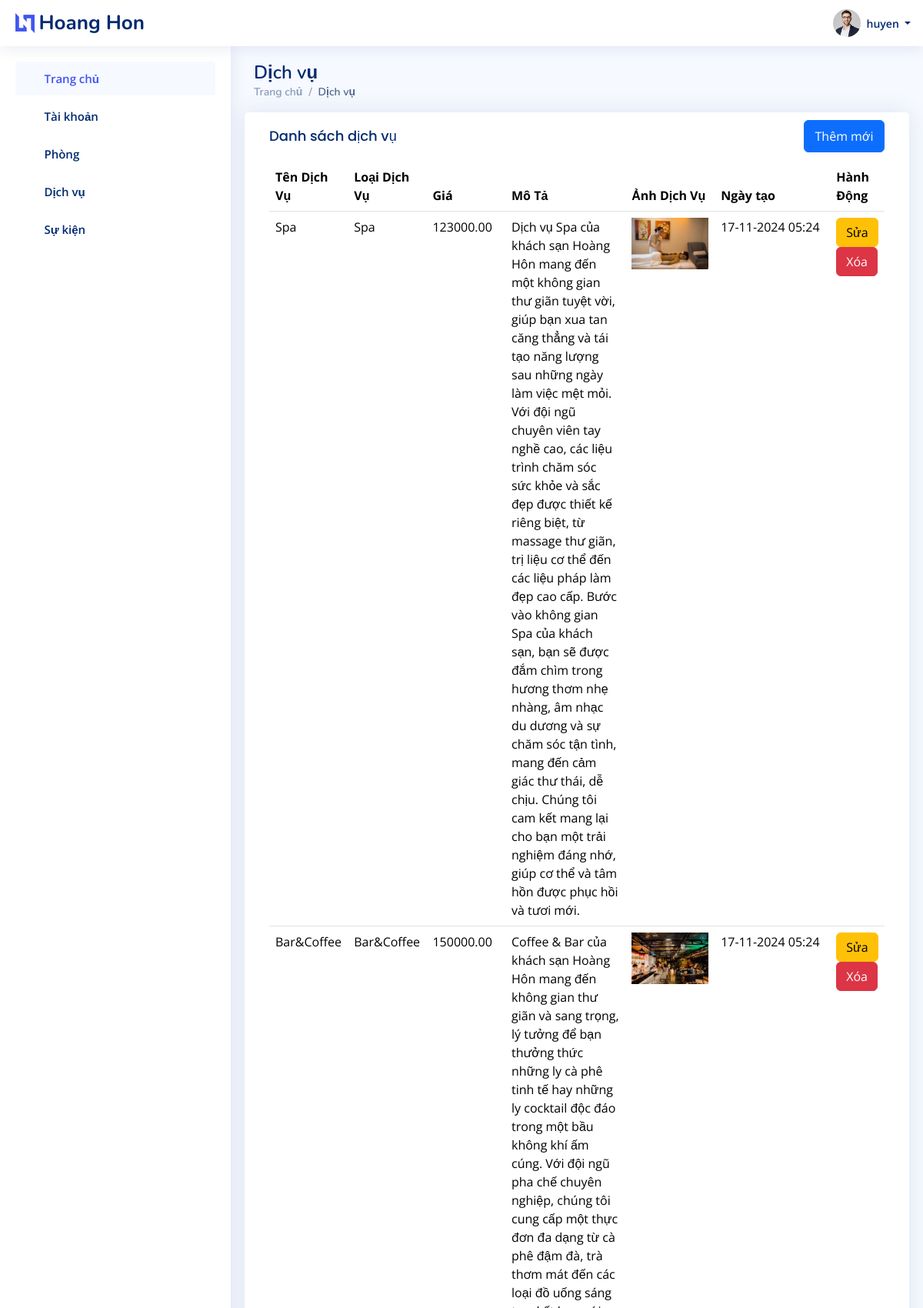
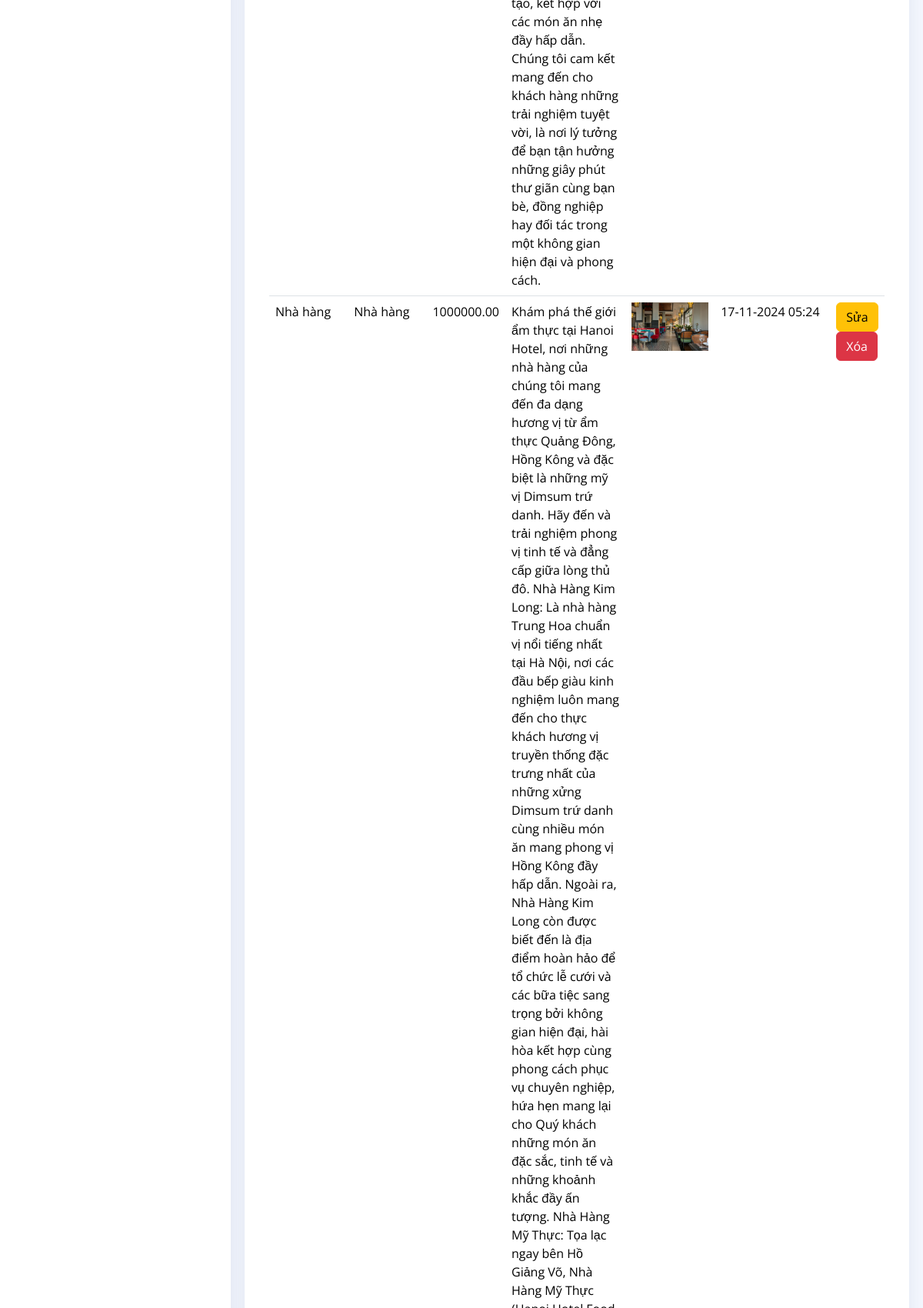
/admin_dashboard/services (signed in, upper part), run on the app's committed database (2 pictures, top to bottom).
### admin_custom/models.py (models this page shows, shortened)
class Service(models.Model):
    SERVICE_CATEGORY_CHOICES = [
        ('spa', 'Spa'),
        ('restaurant', 'Nhà hàng'),
        ('barcoffee', 'Bar&Coffee'),
        ('gym', 'Dịch vụ phòng tập'),
    ]
    name = models.CharField(max_length=100)
    author = models.ForeignKey(User, on_delete=models.CASCADE)
    category = models.CharField(
        max_length=50, choices=SERVICE_CATEGORY_CHOICES)
    price = models.DecimalField(max_digits=10, decimal_places=2)
    description = models.TextField()
    image = models.ImageField(
        upload_to=get_image_upload_path_service, null=True, blank=True)
    created_at = models.DateTimeField(auto_now_add=True)

### admin_custom/views.py (the view, shortened to what this page needs)
@login_required
@check_employee_permission([EmployeePermission.ADMIN, EmployeePermission.CONTENT_MANAGER, EmployeePermission.EDITOR])
def admin_service(request):
    services = Service.objects.all()
    context = {
        'permission_context': get_permission_context_by_permission(request.user.employee.permission),
        'user': request.user,
        'services': services
    }
    return render(request, 'admin/service.html', context)

### home/templates/admin/service.html (shortened to what this page needs)
{% load static %}
<!DOCTYPE html>
<html lang="en">
  <head>
    <link href="{% static 'assets/vendor/bootstrap/css/bootstrap.min.css' %}"
          rel="stylesheet" />
    <link href="{% static 'assets/vendor/bootstrap-icons/bootstrap-icons.css' %}"
          rel="stylesheet" />
    <link href="{% static 'assets/vendor/boxicons/css/boxicons.min.css' %}"
          rel="stylesheet" />
    <link href="{% static 'assets/vendor/quill/quill.snow.css' %}"
          rel="stylesheet" />
    <link href="{% static 'assets/vendor/quill/quill.bubble.css' %}"
          rel="stylesheet" />
    <link href="{% static 'assets/vendor/remixicon/remixicon.css' %}"
          rel="stylesheet" />
    <link href="{% static 'assets/vendor/simple-datatables/style.css' %}"
          rel="stylesheet" />
    <link href="{% static 'assets/css/style.css' %}" rel="stylesheet" />
  </head>
  <body>
    {% include 'includes/admin/header.html' with username=user %}
    {% include 'includes/admin/sidebar.html' with ctx=permission_context %}
    <main id="main" class="main">
      <div class="pagetitle">
        <h1>Dịch vụ</h1>
        <nav>
          <ol class="breadcrumb">
            <li class="breadcrumb-item">
              <a href="index.html">Trang chủ</a>
            </li>
            <li class="breadcrumb-item active">Dịch vụ</li>
          </ol>
        </nav>
      </div>
      <section class="section dashboard">
        <div class="row">
          <div class="card">
            <div class="card-body">
              <div class="d-flex justify-content-between">
                <h5 class="card-title">Danh sách dịch vụ</h5>
                <button type="button"
                        style="margin-top:10px;
                               width:105px;
                               height:42px"
                        class="btn btn-primary"
                        data-bs-toggle="modal"
                        data-bs-target="#createServiceModal">Thêm mới</button>
              </div>
              <table class="table">
                <thead>
                  <tr>
                    <th>Tên Dịch Vụ</th>
                    <th>Loại Dịch Vụ</th>
                    <th>Giá</th>
                    <th>Mô Tả</th>
                    <th>Ảnh Dịch Vụ</th>
                    <th class="created-column">Ngày tạo</th>
                    <th>Hành Động</th>
                  </tr>
                </thead>
                <tbody>
                  {% for service in services %}
                    <tr>
                      <td>{{ service.name }}</td>
                      <td>{{ service.category }}</td>
                      <td>{{ service.price }}</td>
                      <td>{{ service.description }}</td>
                      <td>
                        {% if service.image %}
                          <img src="{{ service.image.url }}" alt="Service Image" width="100">
                        {% else %}
                          <img src="{% static 'images/default_service.jpg' %}"
                               alt="Service Image"
                               width="100">
                        {% endif %}
                      </td>
                      <td>{{ service.created_at|date:"d-m-Y H:i" }}</td>
                      <td>
                        <button type="button"
                                class="btn btn-warning"
                                data-bs-toggle="modal"
                                data-bs-target="#editServiceModal{{ service.id }}">Sửa</button>
                        <form method="POST"
                              action="{% url 'delete_service' service.id %}"
                              style="display:inline">
                          <button type="submit" class="btn btn-danger">Xóa</button>
                        </form>
                      </td>
                    </tr>
                  {% endfor %}
                </tbody>
              </table>
            </div>
          </div>
        </div>
      </section>
    </main>
  </body>
</html>

### home/templates/includes/admin/header.html (shortened to what this page needs)
{% load static %}
<header id="header" class="header fixed-top d-flex align-items-center">
  <div class="d-flex align-items-center justify-content-between">
    <a href="/" class="logo d-flex align-items-center">
      <img src="{% static 'assets/img/logo.png' %}" alt="" />
      <span class="d-none d-lg-block">Hoang Hon</span>
    </a>
    <i class="bi bi-list toggle-sidebar-btn"></i>
  </div>
  <nav class="header-nav ms-auto">
    <ul class="d-flex align-items-center">
      <li class="nav-item dropdown pe-3">
        <a class="nav-link nav-profile d-flex align-items-center pe-0"
           href="#"
           data-bs-toggle="dropdown">
          <img src="{% static 'assets/img/profile-img.jpg' %}"
               alt="Profile"
               class="rounded-circle" />
          <span class="d-none d-md-block dropdown-toggle ps-2">
            {% if username %}
              {{ username }}
            {% else %}
              Admin
            {% endif %}
          </span>
        </a>
      </li>
    </ul>
  </nav>
</header>

### home/static/assets/css/style.css (style rules this page uses)
:root { scroll-behavior: smooth; }
body { font-family: "Open Sans", sans-serif; background: #f6f9ff; color: #444444; }
a { color: #4154f1; text-decoration: none; }
h1, h2, h3, h4, h5, h6 { font-family: "Nunito", sans-serif; }
#main { margin-top: 60px; padding: 20px 30px; transition: all 0.3s; }
.pagetitle { margin-bottom: 10px; }
.pagetitle h1 { font-size: 24px; margin-bottom: 0; font-weight: 600; color: #012970; }
.card { margin-bottom: 30px; border: none; border-radius: 5px; box-shadow: 0px 0 30px rgba(1, 41, 112, 0.1); }
.card-title { padding: 20px 0 15px 0; font-size: 18px; font-weight: 500; color: #012970; font-family: "Poppins", sans-serif; }
.card-body { padding: 0 20px 20px 20px; }
.breadcrumb { font-size: 14px; font-family: "Nunito", sans-serif; color: #899bbd; font-weight: 600; }
.breadcrumb a { color: #899bbd; transition: 0.3s; }
.breadcrumb .breadcrumb-item::before { color: #899bbd; }
.breadcrumb .active { color: #51678f; font-weight: 600; }
.logo { line-height: 1; }
@media (min-width: 1200px) { .logo { width: 280px; } }
.logo img { max-height: 26px; margin-right: 6px; }
.logo span { font-size: 26px; font-weight: 700; color: #012970; font-family: "Nunito", sans-serif; }
.header { transition: all 0.5s; z-index: 997; height: 60px; box-shadow: 0px 2px 20px rgba(1, 41, 112, 0.1); background-color: #fff; padding-left: 20px; }
.header .toggle-sidebar-btn { font-size: 32px; padding-left: 10px; cursor: pointer; color: #012970; }
.header-nav ul { list-style: none; }
.header-nav>ul { margin: 0; padding: 0; }
.header-nav .nav-profile { color: #012970; }
.header-nav .nav-profile img { max-height: 36px; }
.header-nav .nav-profile span { font-size: 14px; font-weight: 600; }
@media (min-width: 1200px) { #main, #footer { margin-left: 300px; } }

### home/templates/admin/service.html (style rules this page uses)
.created-column { width: 150px; }

### data on the page
Service: name "Spa", category "Spa", price "123000.00", description "Dịch vụ Spa của khách sạn Hoàng Hôn mang đến một không gian thư giãn tuyệt vời, giúp bạn xua tan căng thẳng và tái tạo năng lượng sau những ngày làm việc mệt mỏi. Với đội ngũ chuyên viên tay nghề cao, các liệu trình chăm sóc sức khỏe và sắc đẹp được thiết kế riêng biệt, từ massage thư giãn, trị liệu cơ thể đến các liệu pháp làm đẹp cao cấp. Bước vào không gian Spa của khách sạn, bạn sẽ được đắm chìm trong hương thơm nhẹ nhàng, âm nhạc du dương và sự chăm sóc tận tình, mang đến cảm giác thư thái, dễ chịu. Chúng tôi cam kết mang lại cho bạn một trải nghiệm đáng nhớ, giúp cơ thể và tâm hồn được phục hồi và tươi mới.", image (picture), created_at "17-11-2024 05:24"
Service: name "Bar&Coffee", category "Bar&Coffee", price "150000.00", description "Coffee & Bar của khách sạn Hoàng Hôn mang đến không gian thư giãn và sang trọng, lý tưởng để bạn thưởng thức những ly cà phê tinh tế hay những ly cocktail độc đáo trong một bầu không khí ấm cúng. Với đội ngũ pha chế chuyên nghiệp, chúng tôi cung cấp một thực đơn đa dạng từ cà phê đậm đà, trà thơm mát đến các loại đồ uống sáng tạo, kết hợp với các món ăn nhẹ đầy hấp dẫn. Chúng tôi cam kết mang đến cho khách hàng những trải nghiệm tuyệt vời, là nơi lý tưởng để bạn tận hưởng những giây phút thư giãn cùng bạn bè, đồng nghiệp hay đối tác trong một không gian hiện đại và phong cách.", image (picture), created_at "17-11-2024 05:24"
Service: name "Nhà hàng", category "Nhà hàng", price "1000000.00", image (picture), created_at "17-11-2024 05:24"

### other printed values
{{ username }} "huyen"
